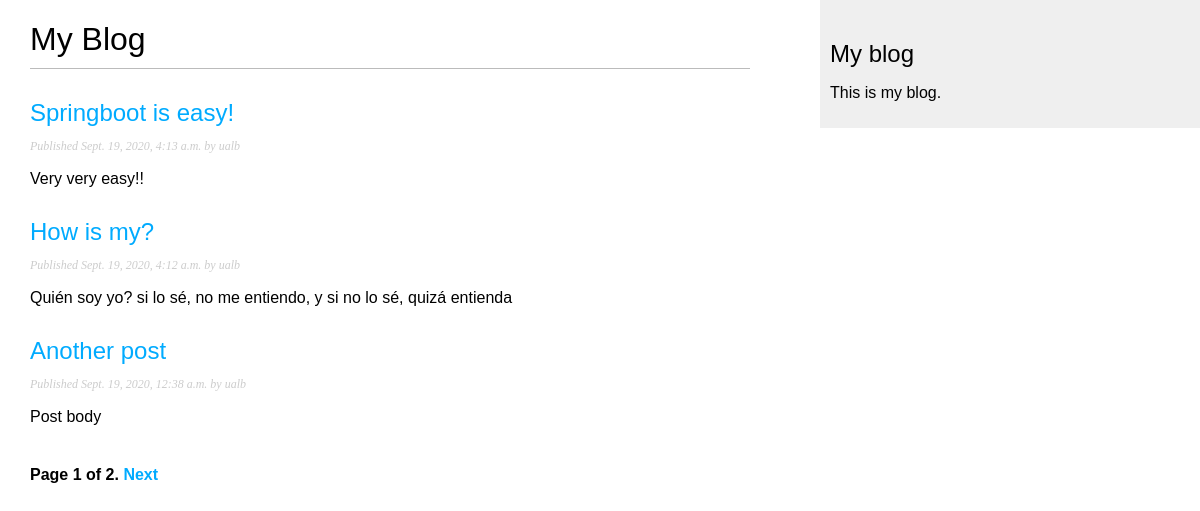
Screenshot of /blog/ with the database file from the repository.
### blog/models.py (models this page shows, shortened)
class Post(models.Model):
    STATUS_CHOICES = (
        ('draft', 'Draft'),
        ('published', 'Published'),
    )
    title = models.CharField(max_length=250)
    slug = models.SlugField(max_length=250,
                            unique_for_date='publish')
    author = models.ForeignKey(User,
                                on_delete=models.CASCADE,
                                related_name='blog_post')
    body = models.TextField()
    publish = models.DateTimeField(default=timezone.now)
    created = models.DateTimeField(auto_now_add=True)
    update = models.DateTimeField(auto_now=True)
    status = models.CharField(max_length=10,
                                choices=STATUS_CHOICES,
                                default='draft')
    objects = models.Manager() # el default
    published = PublishedManager() # el modificado
    class Meta:
        ordering = ('-publish',)
    def get_absolute_url(self):
        return reverse('blog:post_detail',
                        args=[self.publish.year,
                                self.publish.month,
                                self.publish.day,
                                self.slug])

### blog/views.py (the view)
# urls.py: path('', views.post_list, name='post_list'),
def post_list(request):
    posts = Post.published.all()
    paginator = Paginator(posts, 3) #tres post por cada página
    page = request.GET.get('page')
    try:
        posts = paginator.page(page)
    except PageNotAnInteger:
        posts = paginator.page(1)
    except EmptyPage:
        posts = paginator.page(paginator.num_pages)
    return render(request, 'blog/post/list.html', {'page':page, 'posts': posts})

### blog/models.py (called while the page is built)
    def get_queryset(self):
        return super(PublishedManager, self).get_queryset().filter(status='published')

### blog/templates/blog/post/list.html (shortened to what this page needs)
{% extends "blog/base.html" %}
{% block content %}
    <h1>My Blog</h1>
    {% for post in posts %}
        <h2>
            <a href="{{ post.get_absolute_url }}">{{ post.title }}</a>
        </h2>
        <p class="date">
            Published {{ post.publish }} by {{post.author }}
        </p>
        {{ post.body|truncatewords:30|linebreaks }}
    {% endfor %}
    {% include "../pagination.html" with page=posts %}
{% endblock %}

### blog/static/css/blog.css (style rules this page uses)
body { margin:0; padding:0; font-family:helvetica, sans-serif; }
a { color:#00abff; text-decoration:none; }
h1 { font-weight:normal; border-bottom:1px solid #bbb; padding:0 0 10px 0; }
h2 { font-weight:normal; margin:30px 0 0; }
p.date { color:#ccc; font-family: georgia, serif; font-size: 12px; font-style: italic; }

### rows the page displays
Post: title "Springboot is easy!", publish "Sept. 19, 2020, 4:13 a.m.", author "ualb", body "Very very easy!!"
Post: title "How is my?", publish "Sept. 19, 2020, 4:12 a.m.", author "ualb", body "Quién soy yo? si lo sé, no me entiendo, y si no lo sé, quizá entienda"
Post: title "Another post", publish "Sept. 19, 2020, 12:38 a.m.", author "ualb", body "Post body"

### other values shown
{{ page.number }} "1"
{{ page.paginator.num_pages }} "2"
